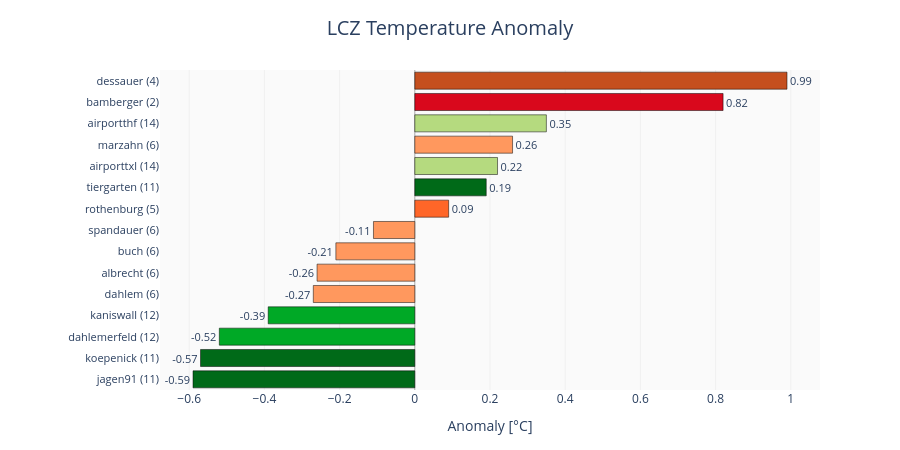

The notebook cell saved with this chart:
### Markdown cell above
## `lcz_anomaly` — ranking stations by anomaly

`lcz_anomaly(x, data_frame, var, station_id, plot_type=..., by=None, iplot=True, ...)` assigns each station to an LCZ class (from `x`, the LCZ raster), computes the time-mean of `var` at each station, and subtracts the overall spatial mean across the whole network — that difference is the anomaly. Key parameters:

- `var="airT"`, `station_id="station"` — column names for temperature and station identifier.
- `plot_type` — chart style: `"diverging_bar"` (default, horizontal bars diverging from zero), `"bar"` (vertical bars colored red/blue), `"dot"` (Cleveland dot plot connecting a station's mean to the reference), `"lollipop"` (vertical stems from zero to the anomaly), or `"scatter"` (LCZ class vs. mean temperature, dot size = |anomaly|).
- `by` — optionally facet by a temporal group (`"year"`, `"season"`, etc.).
- `iplot=False` — return only the `pl.DataFrame` of anomalies, no plot.
- `year=`/`month=`/... — date filters, same convention as `lcz_ts`.

The return value (when `iplot=True`) is an interactive Plotly figure; each station is labeled with its LCZ class and colored by the official LCZ palette. Stations at the positive extreme are local "heat islands"; at the negative extreme, "cool islands".

Below we demonstrate three chart styles: `diverging_bar`, `dot`, and `scatter`.

### Code cell
from LCZ4py import lcz_anomaly

fig_div = lcz_anomaly(
    lcz_map_path, df,
    var="airT", station_id="station",
    plot_type="diverging_bar",
    year=2019,
)
fig_div.show()

### Figure 1 — Plotly figure (JSON) as saved in the notebook; plotly's stock layout.template omitted (floating-point values rounded to 4 significant figures)
{"data": [{"hovertemplate": "<b>%{y}</b><br>Anomaly [°C]: %{x:.2f}<extra></extra>", "marker": {"color": ["#006A18", "#006A18", "#00A926", "#00A926", "#FF985E", "#FF985E", "#FF985E", "#FF985E", "#FF6628", "#006A18", "#B5DA7F", "#FF985E", "#B5DA7F", "#D9081C", "#C54F1E"], "line": {"color": "black", "width": 0.5}}, "orientation": "h", "text": ["-0.59", "-0.57", "-0.52", "-0.39", "-0.27", "-0.26", "-0.21", "-0.11", "0.09", "0.19", "0.22", "0.26", "0.35", "0.82", "0.99"], "textfont": {"size": 11}, "textposition": "outside", "type": "bar", "x": [-0.59, -0.57, -0.52, -0.39, -0.27, -0.26, -0.21, -0.11, 0.09, 0.19, 0.22, 0.26, 0.35, 0.82, 0.99], "y": ["jagen91 (11)", "koepenick (11)", "dahlemerfeld (12)", "kaniswall (12)", "dahlem (6)", "albrecht (6)", "buch (6)", "spandauer (6)", "rothenburg (5)", "tiergarten (11)", "airporttxl (14)", "marzahn (6)", "airportthf (14)", "bamberger (2)", "dessauer (4)"]}], "layout": {"height": 450, "hoverlabel": {"bgcolor": "white", "font": {"size": 13}}, "margin": {"b": 60, "l": 160, "r": 80, "t": 70}, "paper_bgcolor": "white", "plot_bgcolor": "#fafafa", "title": {"font": {"size": 20}, "text": "LCZ Temperature Anomaly", "x": 0.5, "xanchor": "center"}, "xaxis": {"gridcolor": "#f0f0f0", "tickfont": {"size": 12}, "title": {"font": {"size": 14}, "text": "Anomaly [°C]"}, "zeroline": true, "zerolinecolor": "#aaaaaa", "zerolinewidth": 1}, "yaxis": {"categoryorder": "total ascending", "tickfont": {"size": 11}}}}
